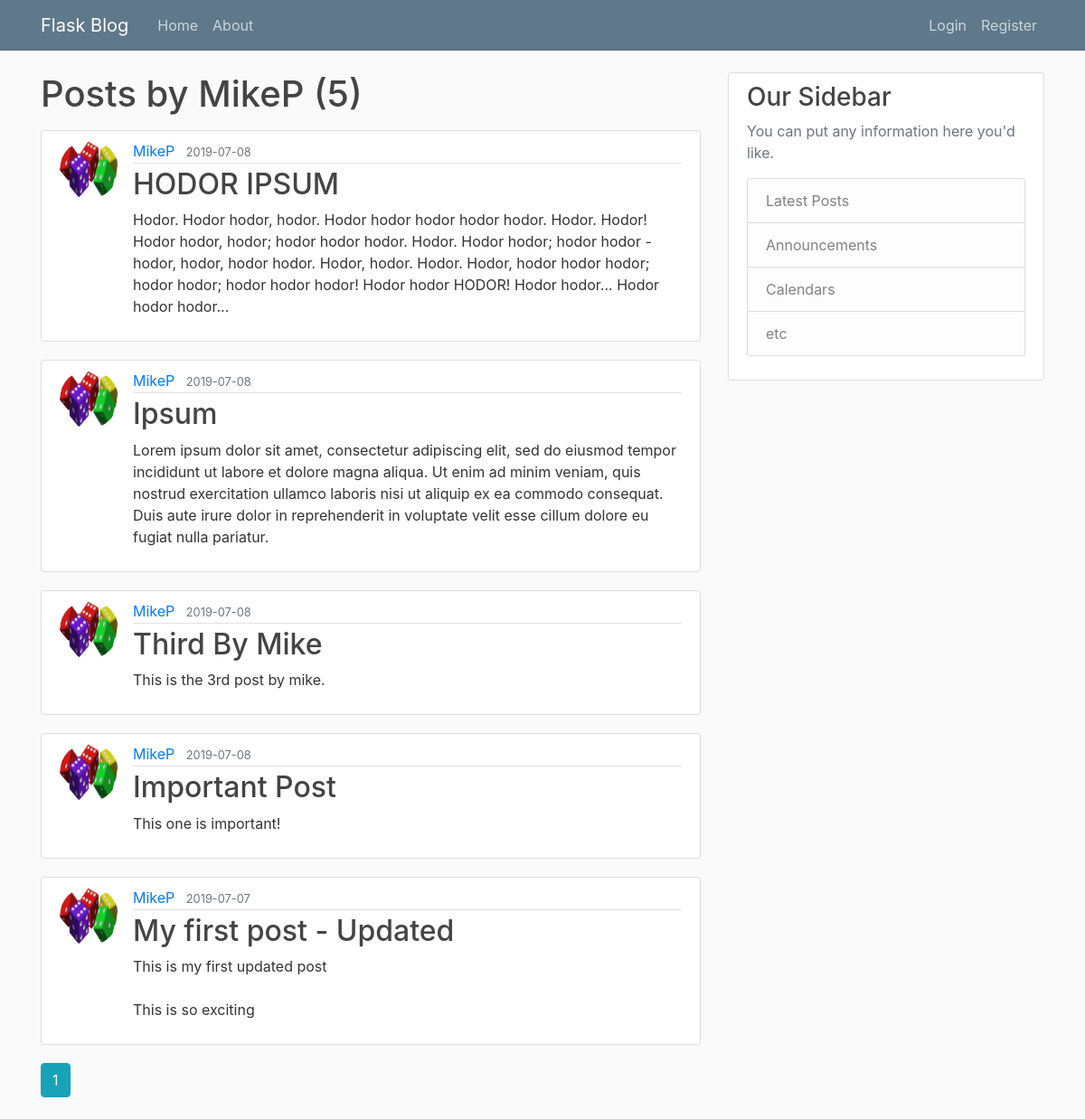
The page /user/MikeP on the database as committed earlier.
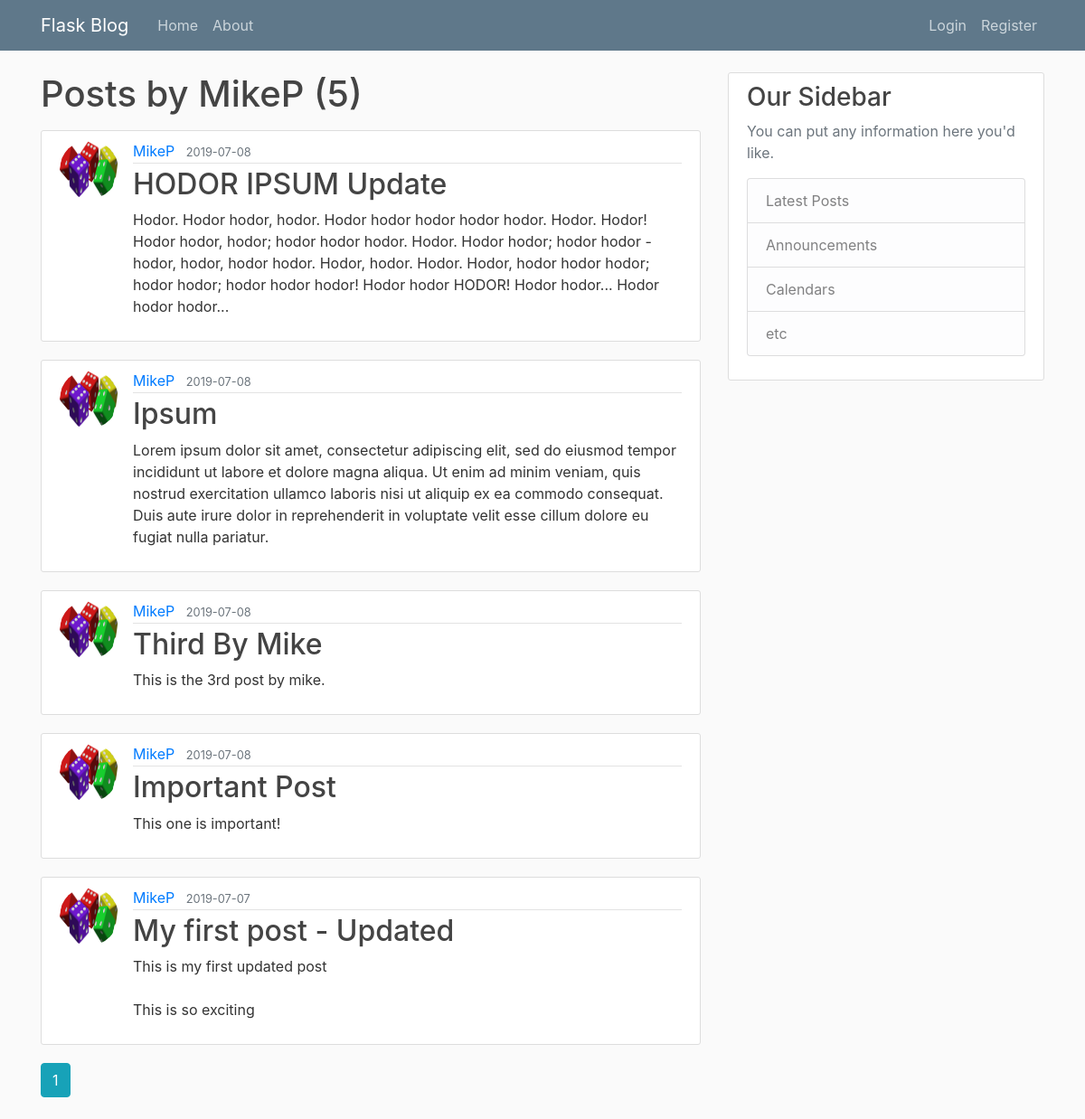
The same page on the database as committed later.
### flaskblog/models.py (models this page shows, shortened)
class Post(db.Model):
    id = db.Column(db.Integer, primary_key=True)
    title = db.Column(db.String(100), nullable=False)
    date_posted = db.Column(db.DateTime, nullable=False, default=datetime.utcnow)
    content = db.Column(db.Text, nullable=False)
    user_id = db.Column(db.Integer, db.ForeignKey('user.id'), nullable=False)

class User(db.Model, UserMixin):
    id = db.Column(db.Integer, primary_key=True)
    username = db.Column(db.String(20), unique=True, nullable=False)
    email = db.Column(db.String(120), unique=True, nullable=False)
    image_file = db.Column(db.String(20), nullable=False, default='default.jpg')
    password = db.Column(db.String(60), nullable=False)
    posts = db.relationship('Post', backref='author', lazy=True)

### flaskblog/users/routes.py (the view)
@users.route("/user/<string:username>")
def user_posts(username):
    page = request.args.get('page', 1, type=int)
    user = User.query.filter_by(username=username).first_or_404()
    posts = Post.query.filter_by(author=user)\
        .order_by(Post.date_posted.desc())\
        .paginate(page=page, per_page=5)
    return render_template('user_posts.html', posts=posts, user=user)

### flaskblog/templates/user_posts.html (shortened to what this page needs)
{% extends "layout.html" %}
{% block content %}
    <h1 class="mb-3">Posts by {{ user.username }} ({{ posts.total }})</h1>
    {% for post in posts.items %}
        <article class="media content-section">
            <img class="rounded-circle article-img" src="{{ url_for('static', filename='profile_pics/' + post.author.image_file)}}">
            <div class="media-body">
                <div class="article-metadata">
                    <a class="mr-2" href="{{ url_for('users.user_posts', username=post.author.username) }}">{{ post.author.username }}</a>
                    <small class="text-muted">{{ post.date_posted.strftime('%Y-%m-%d') }}</small>
                </div>
                <h2><a class="article-title" href="{{ url_for('posts.post', post_id=post.id)}}">{{ post.title }}</a></h2>
                <p class="article-content">{{ post.content }}</p>
            </div>
        </article>
    {% endfor %}
    {% for page_num in posts.iter_pages(left_edge=1, right_edge=1, left_current=1, right_current=2) %}
        {% if page_num %}
            {% if posts.page == page_num %}
                <a class="btn btn-info mb-4" href="{{ url_for('usres.user_posts', username=user.username, page=page_num) }}">{{ page_num }}</a>
            {% else %}
                <a class="btn btn-outline-info mb-4" href="{{ url_for('users.user_posts', username=user.username, page=page_num) }}">{{ page_num }}</a>
            {% endif %}
        {% endif %}
    {% endfor %}
{% endblock content%}

Rows that differ between the two databases and show on the page:
changed Post: title "HODOR IPSUM" → "HODOR IPSUM Update"
